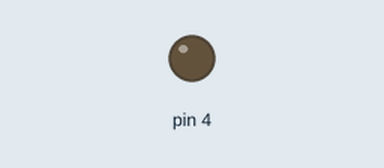
Recording of a sketch running on a simulated Arduino Uno, built with avr-gcc and run on an emulated ATmega328P. On the bench: output pins drawn as LEDs (lit = HIGH).

Above: at 2.0 s.
At 4.5 s:
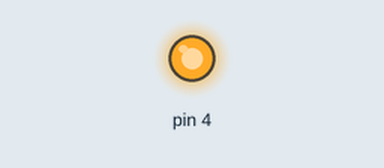
Timing chart, 0 to 6.5 s (numbered marks = the images above):
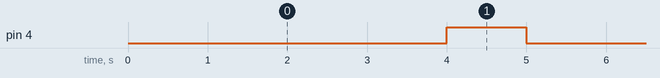

Measured:
- by itself, pin 4: alternates HIGH for 1.0 s and LOW for 4.0 s

The sketch:

sketch_mar02a.ino
```cpp
void setup() {
  // Kerrotaan mikrokontrollerille, että gpio4/D2 on output
  pinMode (4, OUTPUT);

}

void loop() {
  // Sammutetaan LED ja odotetaan 4s
  digitalWrite (4, LOW);
  delay(4000);

  // Laitetaan LED päälle ja odotetaan 1s
  digitalWrite (4, HIGH);
  delay(1000);

}
```
